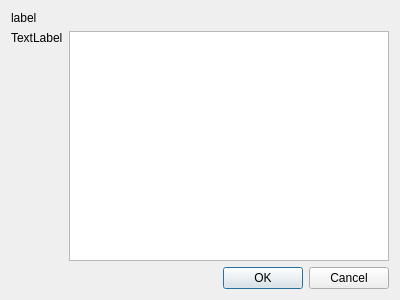
<?xml version="1.0" encoding="UTF-8"?>
<ui version="4.0">
 <class>NTowel42Utils::CScrollMessageBox</class>
 <widget class="QDialog" name="NTowel42Utils::CScrollMessageBox">
  <property name="geometry">
   <rect>
    <x>0</x>
    <y>0</y>
    <width>400</width>
    <height>300</height>
   </rect>
  </property>
  <property name="windowTitle">
   <string>title</string>
  </property>
  <layout class="QGridLayout" name="gridLayout">
   <item row="0" column="0" colspan="2">
    <widget class="QLabel" name="label">
     <property name="text">
      <string>label</string>
     </property>
    </widget>
   </item>
   <item row="1" column="0">
    <widget class="QLabel" name="iconLabel">
     <property name="text">
      <string>TextLabel</string>
     </property>
    </widget>
   </item>
   <item row="3" column="0" colspan="2">
    <widget class="QDialogButtonBox" name="buttonBox">
     <property name="standardButtons">
      <set>QDialogButtonBox::StandardButton::Cancel|QDialogButtonBox::StandardButton::Ok</set>
     </property>
    </widget>
   </item>
   <item row="2" column="0">
    <spacer name="verticalSpacer">
     <property name="orientation">
      <enum>Qt::Orientation::Vertical</enum>
     </property>
     <property name="sizeHint" stdset="0">
      <size>
       <width>20</width>
       <height>40</height>
      </size>
     </property>
    </spacer>
   </item>
   <item row="1" column="1" rowspan="2">
    <widget class="QTextEdit" name="message">
     <property name="lineWrapMode">
      <enum>QTextEdit::LineWrapMode::NoWrap</enum>
     </property>
     <property name="readOnly">
      <bool>true</bool>
     </property>
    </widget>
   </item>
  </layout>
 </widget>
 <layoutdefault spacing="6" margin="11"/>
 <resources/>
 <connections>
  <connection>
   <sender>buttonBox</sender>
   <signal>accepted()</signal>
   <receiver>NTowel42Utils::CScrollMessageBox</receiver>
   <slot>accept()</slot>
   <hints>
    <hint type="sourcelabel">
     <x>248</x>
     <y>254</y>
    </hint>
    <hint type="destinationlabel">
     <x>157</x>
     <y>274</y>
    </hint>
   </hints>
  </connection>
  <connection>
   <sender>buttonBox</sender>
   <signal>rejected()</signal>
   <receiver>NTowel42Utils::CScrollMessageBox</receiver>
   <slot>reject()</slot>
   <hints>
    <hint type="sourcelabel">
     <x>316</x>
     <y>260</y>
    </hint>
    <hint type="destinationlabel">
     <x>286</x>
     <y>274</y>
    </hint>
   </hints>
  </connection>
 </connections>
</ui>
